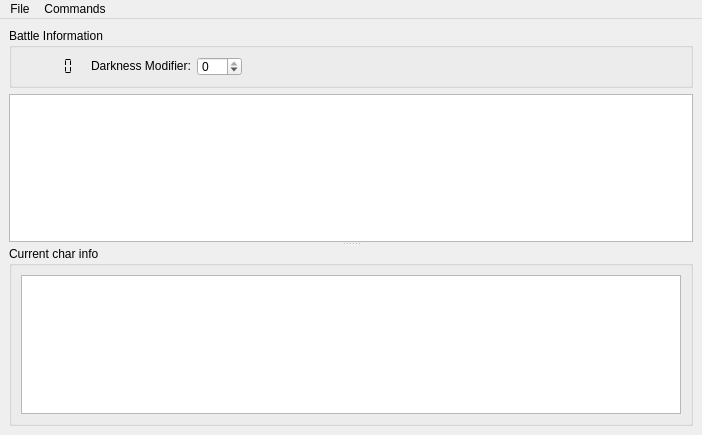
<?xml version="1.0" encoding="UTF-8"?>
<ui version="4.0">
 <class>MainForm</class>
 <widget class="QMainWindow" name="MainForm">
  <property name="geometry">
   <rect>
    <x>0</x>
    <y>0</y>
    <width>702</width>
    <height>435</height>
   </rect>
  </property>
  <property name="windowTitle">
   <string>GURPS combat helper</string>
  </property>
  <widget class="QWidget" name="centralwidget">
   <layout class="QVBoxLayout" name="verticalLayout">
    <item>
     <widget class="QGroupBox" name="gbBattleInfo">
      <property name="sizePolicy">
       <sizepolicy hsizetype="Preferred" vsizetype="MinimumExpanding">
        <horstretch>0</horstretch>
        <verstretch>0</verstretch>
       </sizepolicy>
      </property>
      <property name="maximumSize">
       <size>
        <width>16777215</width>
        <height>60</height>
       </size>
      </property>
      <property name="title">
       <string>Battle Information</string>
      </property>
      <layout class="QHBoxLayout" name="horizontalLayout">
       <item>
        <widget class="QLCDNumber" name="lcdTurn">
         <property name="sizePolicy">
          <sizepolicy hsizetype="Minimum" vsizetype="Fixed">
           <horstretch>0</horstretch>
           <verstretch>0</verstretch>
          </sizepolicy>
         </property>
         <property name="minimumSize">
          <size>
           <width>0</width>
           <height>0</height>
          </size>
         </property>
         <property name="frameShape">
          <enum>QFrame::NoFrame</enum>
         </property>
         <property name="lineWidth">
          <number>1</number>
         </property>
         <property name="segmentStyle">
          <enum>QLCDNumber::Flat</enum>
         </property>
         <property name="intValue" stdset="0">
          <number>0</number>
         </property>
        </widget>
       </item>
       <item>
        <widget class="QLabel" name="lbDarkness">
         <property name="sizePolicy">
          <sizepolicy hsizetype="Preferred" vsizetype="Fixed">
           <horstretch>0</horstretch>
           <verstretch>0</verstretch>
          </sizepolicy>
         </property>
         <property name="minimumSize">
          <size>
           <width>0</width>
           <height>0</height>
          </size>
         </property>
         <property name="text">
          <string>Darkness Modifier:</string>
         </property>
        </widget>
       </item>
       <item>
        <widget class="QSpinBox" name="spinBox">
         <property name="minimumSize">
          <size>
           <width>0</width>
           <height>0</height>
          </size>
         </property>
         <property name="minimum">
          <number>-10</number>
         </property>
         <property name="maximum">
          <number>0</number>
         </property>
        </widget>
       </item>
       <item>
        <spacer name="horizontalSpacer">
         <property name="orientation">
          <enum>Qt::Horizontal</enum>
         </property>
         <property name="sizeType">
          <enum>QSizePolicy::MinimumExpanding</enum>
         </property>
         <property name="sizeHint" stdset="0">
          <size>
           <width>50</width>
           <height>20</height>
          </size>
         </property>
        </spacer>
       </item>
      </layout>
     </widget>
    </item>
    <item>
     <widget class="QSplitter" name="splitter">
      <property name="orientation">
       <enum>Qt::Vertical</enum>
      </property>
      <widget class="QTableView" name="tvChars">
       <property name="selectionMode">
        <enum>QAbstractItemView::NoSelection</enum>
       </property>
       <property name="selectionBehavior">
        <enum>QAbstractItemView::SelectRows</enum>
       </property>
       <property name="verticalScrollMode">
        <enum>QAbstractItemView::ScrollPerPixel</enum>
       </property>
       <property name="showGrid">
        <bool>true</bool>
       </property>
       <property name="gridStyle">
        <enum>Qt::DotLine</enum>
       </property>
       <property name="wordWrap">
        <bool>false</bool>
       </property>
       <attribute name="horizontalHeaderVisible">
        <bool>true</bool>
       </attribute>
       <attribute name="horizontalHeaderStretchLastSection">
        <bool>true</bool>
       </attribute>
       <attribute name="verticalHeaderVisible">
        <bool>false</bool>
       </attribute>
      </widget>
      <widget class="QGroupBox" name="groupBox_2">
       <property name="maximumSize">
        <size>
         <width>16777215</width>
         <height>16777215</height>
        </size>
       </property>
       <property name="title">
        <string>Current char info</string>
       </property>
       <layout class="QHBoxLayout" name="horizontalLayout_2">
        <item>
         <widget class="QTextEdit" name="teCharacterInfo"/>
        </item>
       </layout>
      </widget>
     </widget>
    </item>
   </layout>
  </widget>
  <widget class="QMenuBar" name="menubar">
   <property name="geometry">
    <rect>
     <x>0</x>
     <y>0</y>
     <width>702</width>
     <height>21</height>
    </rect>
   </property>
   <widget class="QMenu" name="menuFile">
    <property name="title">
     <string>File</string>
    </property>
    <addaction name="actionCharacter_List"/>
    <addaction name="aPandM"/>
    <addaction name="aSave"/>
    <addaction name="aLoadParty"/>
    <addaction name="aLoadEncounter"/>
    <addaction name="aClearEncounter"/>
    <addaction name="actionExit"/>
   </widget>
   <widget class="QMenu" name="menuCommands">
    <property name="title">
     <string>Commands</string>
    </property>
    <addaction name="aStartBattle"/>
    <addaction name="aNextChar"/>
    <addaction name="aSelectManeuer"/>
   </widget>
   <addaction name="menuFile"/>
   <addaction name="menuCommands"/>
  </widget>
  <action name="actionCharacter_List">
   <property name="text">
    <string>Character List</string>
   </property>
  </action>
  <action name="actionExit">
   <property name="text">
    <string>Exit</string>
   </property>
  </action>
  <action name="aStartBattle">
   <property name="text">
    <string>StartBattle</string>
   </property>
   <property name="shortcut">
    <string>Return</string>
   </property>
  </action>
  <action name="aNextChar">
   <property name="text">
    <string>Next Character</string>
   </property>
   <property name="shortcut">
    <string>Space</string>
   </property>
  </action>
  <action name="aSelectManeuer">
   <property name="text">
    <string>Selec Maneuer</string>
   </property>
   <property name="shortcut">
    <string>M</string>
   </property>
  </action>
  <action name="aPandM">
   <property name="text">
    <string>Postures and Maneures</string>
   </property>
  </action>
  <action name="aSaveAsParty">
   <property name="text">
    <string>Save current as party</string>
   </property>
  </action>
  <action name="aSaveAsEcnounter">
   <property name="text">
    <string>Save current as encounter</string>
   </property>
  </action>
  <action name="aLoadParty">
   <property name="text">
    <string>Load party</string>
   </property>
  </action>
  <action name="aLoadEncounter">
   <property name="text">
    <string>Load encounter</string>
   </property>
  </action>
  <action name="aSave">
   <property name="text">
    <string>Save battle to file</string>
   </property>
  </action>
  <action name="aClearEncounter">
   <property name="text">
    <string>Clear Encounter</string>
   </property>
  </action>
 </widget>
 <resources/>
 <connections>
  <connection>
   <sender>actionExit</sender>
   <signal>triggered()</signal>
   <receiver>MainForm</receiver>
   <slot>close()</slot>
   <hints>
    <hint type="sourcelabel">
     <x>-1</x>
     <y>-1</y>
    </hint>
    <hint type="destinationlabel">
     <x>350</x>
     <y>217</y>
    </hint>
   </hints>
  </connection>
 </connections>
</ui>
